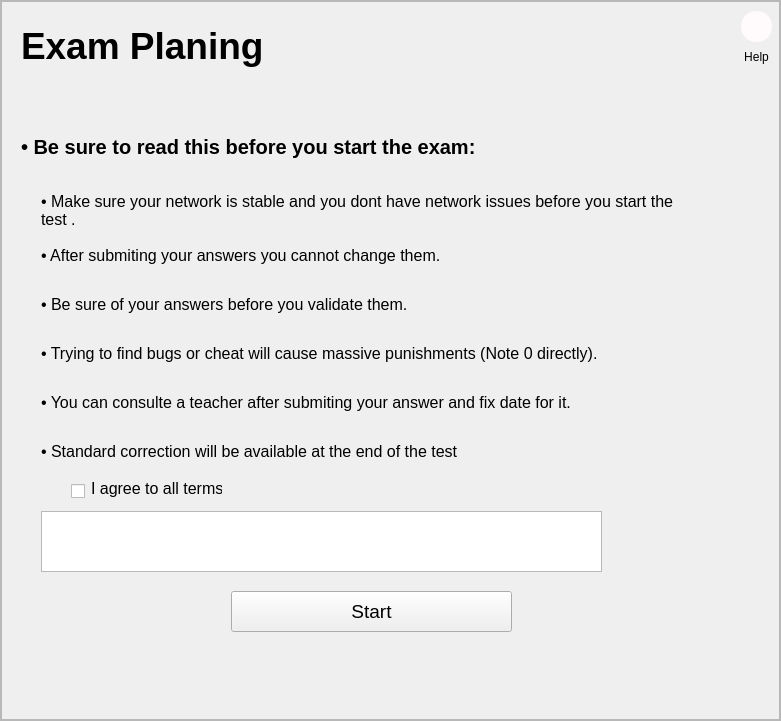
            <widget class="QFrame" name="right">
             <property name="geometry">
              <rect>
               <x>300</x>
               <y>0</y>
               <width>781</width>
               <height>721</height>
              </rect>
             </property>
             <property name="frameShape">
              <enum>QFrame::StyledPanel</enum>
             </property>
             <property name="frameShadow">
              <enum>QFrame::Raised</enum>
             </property>
             <widget class="QFrame" name="examPlaningFrame">
              <property name="geometry">
               <rect>
                <x>1</x>
                <y>1</y>
                <width>779</width>
                <height>719</height>
               </rect>
              </property>
              <property name="frameShape">
               <enum>QFrame::StyledPanel</enum>
              </property>
              <property name="frameShadow">
               <enum>QFrame::Raised</enum>
              </property>
              <widget class="QLabel" name="remarqueLable">
               <property name="geometry">
                <rect>
                 <x>20</x>
                 <y>130</y>
                 <width>521</width>
                 <height>31</height>
                </rect>
               </property>
               <property name="font">
                <font>
                 <family>Ubuntu</family>
                 <pointsize>15</pointsize>
                 <weight>75</weight>
                 <bold>true</bold>
                </font>
               </property>
               <property name="text">
                <string>• Be sure to read this before you start the exam:</string>
               </property>
               <property name="textFormat">
                <enum>Qt::AutoText</enum>
               </property>
              </widget>
              <widget class="QLabel" name="conditions">
               <property name="geometry">
                <rect>
                 <x>40</x>
                 <y>190</y>
                 <width>651</width>
                 <height>271</height>
                </rect>
               </property>
               <property name="font">
                <font>
                 <family>Ubuntu</family>
                 <pointsize>12</pointsize>
                </font>
               </property>
               <property name="text">
                <string>&lt;html&gt;&lt;head/&gt;&lt;body&gt;&lt;p&gt;• Make sure your network is stable and you dont have network issues before you start the test .&lt;br/&gt;&lt;br/&gt;• After submiting your answers you cannot change them.&lt;/p&gt;&lt;p&gt;&lt;br/&gt;• Be sure of your answers before you validate them.&lt;/p&gt;&lt;p&gt;&lt;br/&gt;• Trying to find bugs or cheat will cause massive punishments (Note 0 directly).&lt;br/&gt;&lt;/p&gt;&lt;p&gt;• You can consulte a teacher after submiting your answer and fix date for it.&lt;br/&gt;&lt;/p&gt;&lt;p&gt;• Standard correction will be available at the end of the test &lt;/p&gt;&lt;/body&gt;&lt;/html&gt;</string>
               </property>
               <property name="wordWrap">
                <bool>true</bool>
               </property>
              </widget>
              <widget class="QLabel" name="examTitle">
               <property name="geometry">
                <rect>
                 <x>20</x>
                 <y>10</y>
                 <width>301</width>
                 <height>71</height>
                </rect>
               </property>
               <property name="font">
                <font>
                 <family>Ubuntu</family>
                 <pointsize>28</pointsize>
                </font>
               </property>
               <property name="text">
                <string>&lt;html&gt;&lt;head/&gt;&lt;body&gt;&lt;p&gt;&lt;span style=&quot; font-weight:600;&quot;&gt;Exam Planing&lt;/span&gt;&lt;/p&gt;&lt;/body&gt;&lt;/html&gt;</string>
               </property>
              </widget>
              <widget class="QCheckBox" name="IacceptCheck">
               <property name="geometry">
                <rect>
                 <x>70</x>
                 <y>480</y>
                 <width>16</width>
                 <height>21</height>
                </rect>
               </property>
               <property name="font">
                <font>
                 <family>Ubuntu</family>
                 <pointsize>12</pointsize>
                 <weight>50</weight>
                 <bold>false</bold>
                </font>
               </property>
               <property name="cursor">
                <cursorShape>PointingHandCursor</cursorShape>
               </property>
               <property name="text">
                <string/>
               </property>
              </widget>
              <widget class="QLabel" name="IacceptLabel">
               <property name="geometry">
                <rect>
                 <x>90</x>
                 <y>477</y>
                 <width>131</width>
                 <height>21</height>
                </rect>
               </property>
               <property name="font">
                <font>
                 <family>Ubuntu</family>
                 <pointsize>12</pointsize>
                </font>
               </property>
               <property name="text">
                <string>I agree to all terms</string>
               </property>
              </widget>
              <widget class="QPushButton" name="startBtn">
               <property name="geometry">
                <rect>
                 <x>230</x>
                 <y>590</y>
                 <width>281</width>
                 <height>41</height>
                </rect>
               </property>
               <property name="font">
                <font>
                 <family>Ubuntu</family>
                 <pointsize>14</pointsize>
                </font>
               </property>
               <property name="cursor">
                <cursorShape>PointingHandCursor</cursorShape>
               </property>
               <property name="styleSheet">
                <string notr="true"/>
               </property>
               <property name="text">
                <string>Start</string>
               </property>
              </widget>
              <widget class="QLabel" name="examIllustration">
               <property name="geometry">
                <rect>
                 <x>600</x>
                 <y>30</y>
                 <width>141</width>
                 <height>141</height>
                </rect>
               </property>
               <property name="text">
                <string/>
               </property>
               <property name="pixmap">
                <pixmap>../FINAL_IHM_Assets/mp_iArtboard 3.png</pixmap>
               </property>
               <property name="scaledContents">
                <bool>true</bool>
               </property>
               <property name="wordWrap">
                <bool>false</bool>
               </property>
              </widget>
              <widget class="QTextEdit" name="remarque">
               <property name="geometry">
                <rect>
                 <x>40</x>
                 <y>510</y>
                 <width>561</width>
                 <height>61</height>
                </rect>
               </property>
               <property name="font">
                <font>
                 <family>Ubuntu</family>
                 <pointsize>10</pointsize>
                </font>
               </property>
               <property name="readOnly">
                <bool>true</bool>
               </property>
               <property name="html">
                <string>&lt;!DOCTYPE HTML PUBLIC &quot;-//W3C//DTD HTML 4.0//EN&quot; &quot;http://www.w3.org/TR/REC-html40/strict.dtd&quot;&gt;
&lt;html&gt;&lt;head&gt;&lt;meta name=&quot;qrichtext&quot; content=&quot;1&quot; /&gt;&lt;style type=&quot;text/css&quot;&gt;
p, li { white-space: pre-wrap; }
&lt;/style&gt;&lt;/head&gt;&lt;body style=&quot; font-family:'Ubuntu'; font-size:10pt; font-weight:400; font-style:normal;&quot;&gt;
&lt;p style=&quot;-qt-paragraph-type:empty; margin-top:0px; margin-bottom:0px; margin-left:0px; margin-right:0px; -qt-block-indent:0; text-indent:0px;&quot;&gt;&lt;br /&gt;&lt;/p&gt;&lt;/body&gt;&lt;/html&gt;</string>
               </property>
              </widget>
              <widget class="QLabel" name="label_2">
               <property name="geometry">
                <rect>
                 <x>10</x>
                 <y>0</y>
                 <width>720</width>
                 <height>720</height>
                </rect>
               </property>
               <property name="text">
                <string/>
               </property>
               <property name="pixmap">
                <pixmap>../FINAL_IHM_Assets/mp_iArtboard 4.png</pixmap>
               </property>
               <property name="scaledContents">
                <bool>true</bool>
               </property>
              </widget>
              <widget class="QToolButton" name="closeBtn_2">
               <property name="geometry">
                <rect>
                 <x>740</x>
                 <y>10</y>
                 <width>31</width>
                 <height>31</height>
                </rect>
               </property>
               <property name="styleSheet">
                <string notr="true">background: #FFFAFB;
border: none;
border-radius: 15px;</string>
               </property>
               <property name="text">
                <string/>
               </property>
               <property name="icon">
                <iconset>
                 <normaloff>../FINAL_IHM_Assets/x.svg</normaloff>../FINAL_IHM_Assets/x.svg</iconset>
               </property>
               <property name="iconSize">
                <size>
                 <width>31</width>
                 <height>31</height>
                </size>
               </property>
              </widget>
              <widget class="QToolButton" name="helpBtn_2">
               <property name="geometry">
                <rect>
                 <x>740</x>
                 <y>40</y>
                 <width>31</width>
                 <height>31</height>
                </rect>
               </property>
               <property name="cursor">
                <cursorShape>PointingHandCursor</cursorShape>
               </property>
               <property name="styleSheet">
                <string notr="true">background: transparent;
border: none;
border-radius: 15px;</string>
               </property>
               <property name="text">
                <string>Help</string>
               </property>
               <property name="icon">
                <iconset>
                 <normaloff>../FINAL_IHM_Assets/help-circle.svg</normaloff>../FINAL_IHM_Assets/help-circle.svg</iconset>
               </property>
               <property name="iconSize">
                <size>
                 <width>25</width>
                 <height>25</height>
                </size>
               </property>
              </widget>
              <zorder>label_2</zorder>
              <zorder>remarqueLable</zorder>
              <zorder>conditions</zorder>
              <zorder>examTitle</zorder>
              <zorder>IacceptCheck</zorder>
              <zorder>IacceptLabel</zorder>
              <zorder>startBtn</zorder>
              <zorder>examIllustration</zorder>
              <zorder>remarque</zorder>
              <zorder>closeBtn_2</zorder>
              <zorder>helpBtn_2</zorder>
             </widget>
            </widget>
